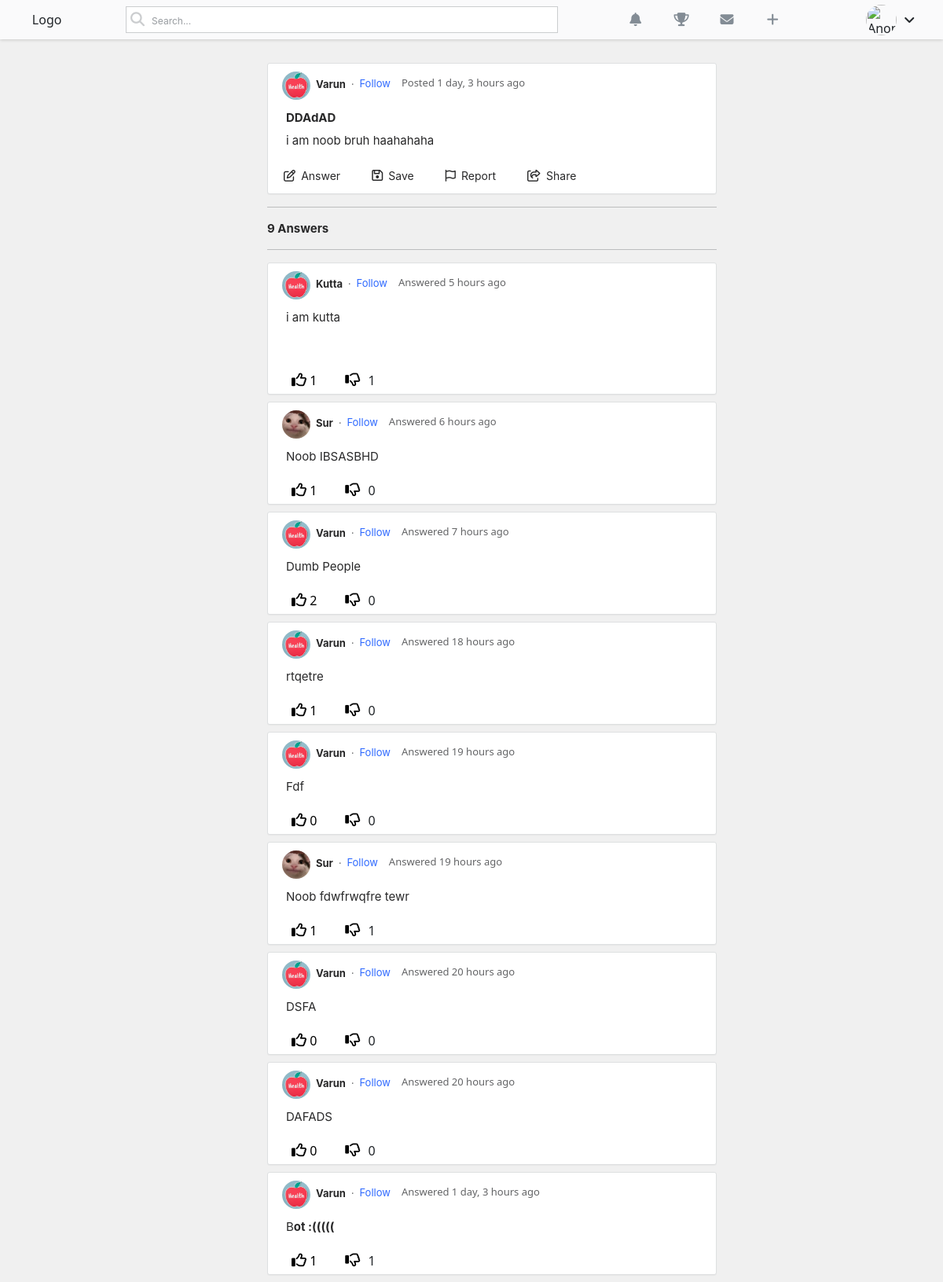
Page /posts/1/ on the earlier database version.
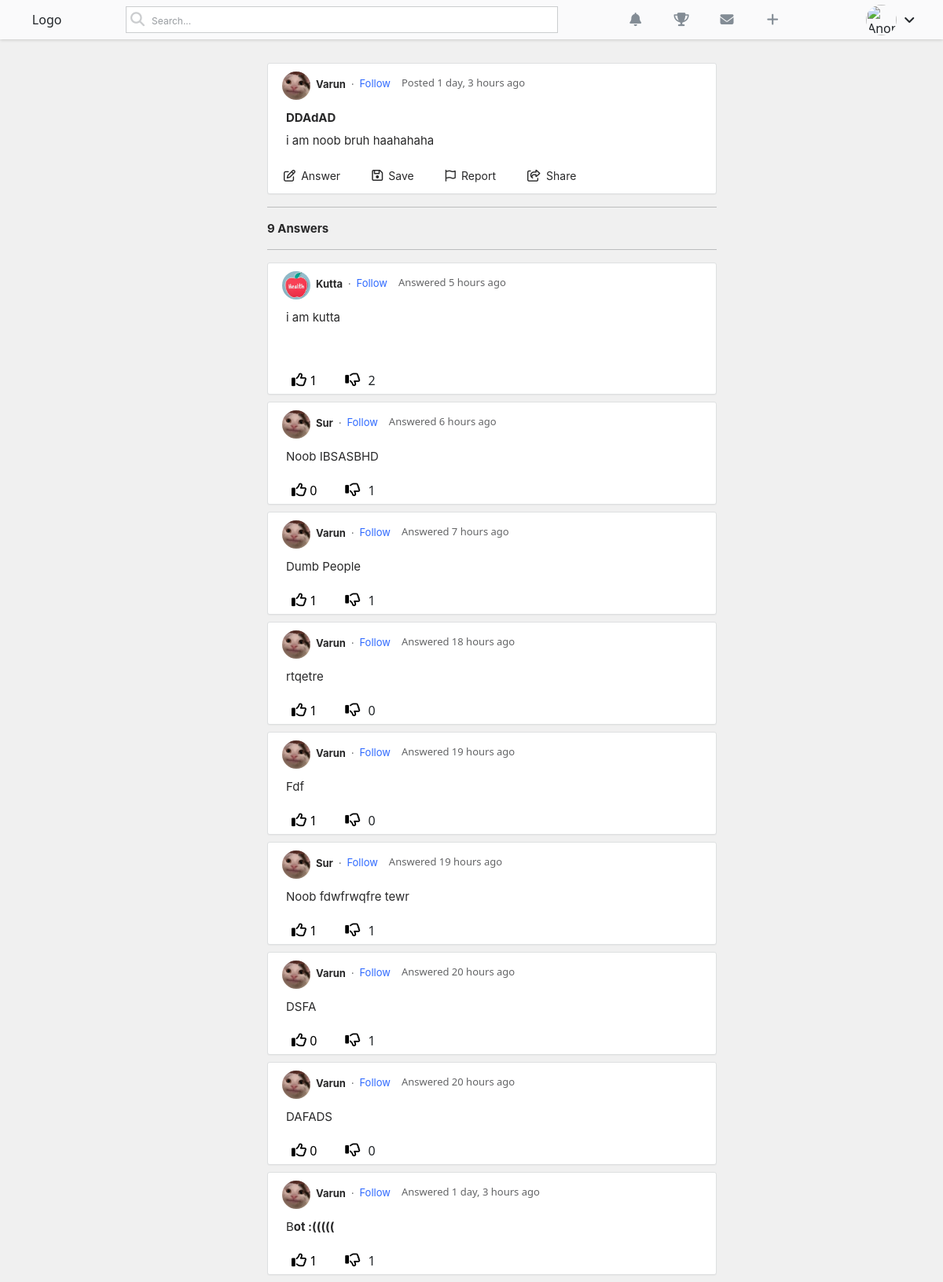
Same page on the later database version.
### main/models.py (models this page shows, shortened)
class Post(models.Model):
    author = models.ForeignKey(User,on_delete=models.CASCADE)
    title = models.CharField(max_length=150)
    body = RichTextField(blank = True,null = True)
    created = models.DateTimeField(default=now)
    favourite = models.ManyToManyField(User,related_name="favourite",blank = True)

class Profile(models.Model):
    user = models.OneToOneField(User,on_delete=models.CASCADE)
    image = models.ImageField(default="default.jpg",upload_to = "profile_pics")
    about = models.TextField(default="I am nerd")
    location = models.CharField(max_length=100)
    usercreated = models.DateTimeField(default=now)
    followers = models.ManyToManyField(User,blank=True,related_name="followers")
    coins = models.IntegerField(default=0)

class Comment(models.Model):
    body = RichTextField(blank = True,null = True)
    user = models.ForeignKey(User,on_delete=models.CASCADE)
    post = models.ForeignKey(Post,on_delete=models.CASCADE,null=True)
    commented = models.DateTimeField(default=now)
    likes = models.ManyToManyField(User,blank=True,related_name="likes")
    dislikes = models.ManyToManyField(User,blank=True,related_name="dislikes")

### main/views.py (the view, shortened to what this page needs)
# urls.py: path('posts/<int:pk>/',PostDetailview.as_view(),name = "post_detail"),
class PostDetailview(View):
    def get(self,request,pk,*args,**kwargs):
        post = Post.objects.get(pk=pk)
        form = CommentForm()
        commentss = Comment.objects.filter(post=post)
        numberofcomments = len(commentss)
        comments = Comment.objects.filter(post=post).order_by('-commented')
        context = {
            "form":form,
            "post":post,
            'comments':comments,
            'numberofcomments':numberofcomments
        }
        return render(request,"post_detail.html",context)

### main/forms.py
class CommentForm(forms.ModelForm):
    class Meta:
        model = Comment
        fields = ['body']

### templates/post_detail.html (shortened to what the changed rows need)
{% load static %}
{% load humanize %}
{% load social_share %}
<!DOCTYPE html>
<html lang="en">
<head>
    <link href="https://cdn.jsdelivr.net/npm/bootstrap@5.1.0/dist/css/bootstrap.min.css" rel="stylesheet">
    <link rel="stylesheet" href="{% static 'css/home.css' %}">
</head>
<body style="background-color: rgba(165, 165, 165, 0.164);">
    <div class="postdivgobrr" style="margin-top: 80px;">
        <div class="postdivheader">
            <img src="{{post.author.profile.image.url}}" alt="" width="36px" height="36px" class="postdivheaderimg">
            <p class="postdivheadername">{{post.author}}</p>
            <span>.</span>
            <p class="postdivheaderfollow">Follow</p>
            <p class="whenposted">Posted {{post.created|naturaltime}}</p>
        </div>
        <div class="titlestuff">
            <a href="{% url 'post_detail' post.pk %}" target="_blank">
                {{post.title}}
            </a>
        </div>
        <div class="bodystuff">
            {{post.body|safe}}
        </div>
  </div>
  {% for comment in comments %}
    <div class="postanswersdiv">
        <div class="topstuff">
            <img src="{{comment.user.profile.image.url}}" width="36px" height="36px" alt="">
            <p class="username">{{comment.user}}</p>
            <span>.</span>
            <p class="followshit">Follow</p>
            <p class="whenanswered">Answered {{comment.commented|naturaltime}}</p>
        </div>
        <div class="bodystuff">
            {{comment.body|safe}}
        </div>
        <div class="bottomstuff" style="display: flex;">
            <form action="{% url 'addlikes' post.pk comment.pk %}" method = "POST">
                <button type="submit" style="background-color: transparent;border: none;outline: none;">
                    <i class="far fa-thumbs-up" style="font-size: 19px;margin-left: 24px;margin-bottom: 7px;" data-bs-toggle="tooltip" data-bs-placement="top" title = "Upvote Answer" onclick="colorblue()" id = "thumbsup"></i>
                    <span>{{comment.likes.all.count}}</span>
                </button>
            </form>
            <form action="{% url 'adddislikes' post.pk comment.pk %}" method = "POST">
                <button type="submit" style="background-color: transparent;border: none;outline: none;">
                    <i class="far fa-thumbs-down" style="font-size: 19px;margin-left: 24px;margin-bottom: 7px;" data-bs-toggle="tooltip" data-bs-placement="bottom" title = "Downvote Answer" onclick="colororange()" id = "thumbsdown"></i>
                </button>
                <span>{{comment.dislikes.all.count}}</span>
            </form>
        </div>
    </div>
  {% endfor %}
</body>
</html>

Differences in the rows shown:
changed through a linked row, Post "DDAdAD": author.profile.image: picture added in place of a placeholder
computed for Comment "i am kutta": dislikes.all.count "1" → "2"
computed for Comment "Noob IBSASBHD": likes.all.count "1" → "0"; dislikes.all.count "0" → "1"
changed through a linked row, Comment "Dumb People": user.profile.image: picture added in place of a placeholder; likes.all.count "2" → "1"; dislikes.all.count "0" → "1"
changed through a linked row, Comment "rtqetre": user.profile.image: picture added in place of a placeholder
changed through a linked row, Comment "Fdf": user.profile.image: picture added in place of a placeholder; likes.all.count "0" → "1"
changed through a linked row, Comment "DSFA": user.profile.image: picture added in place of a placeholder; dislikes.all.count "0" → "1"
changed through a linked row, Comment "DAFADS": user.profile.image: picture added in place of a placeholder
changed through a linked row, Comment "B ot :(((((": user.profile.image: picture added in place of a placeholder
